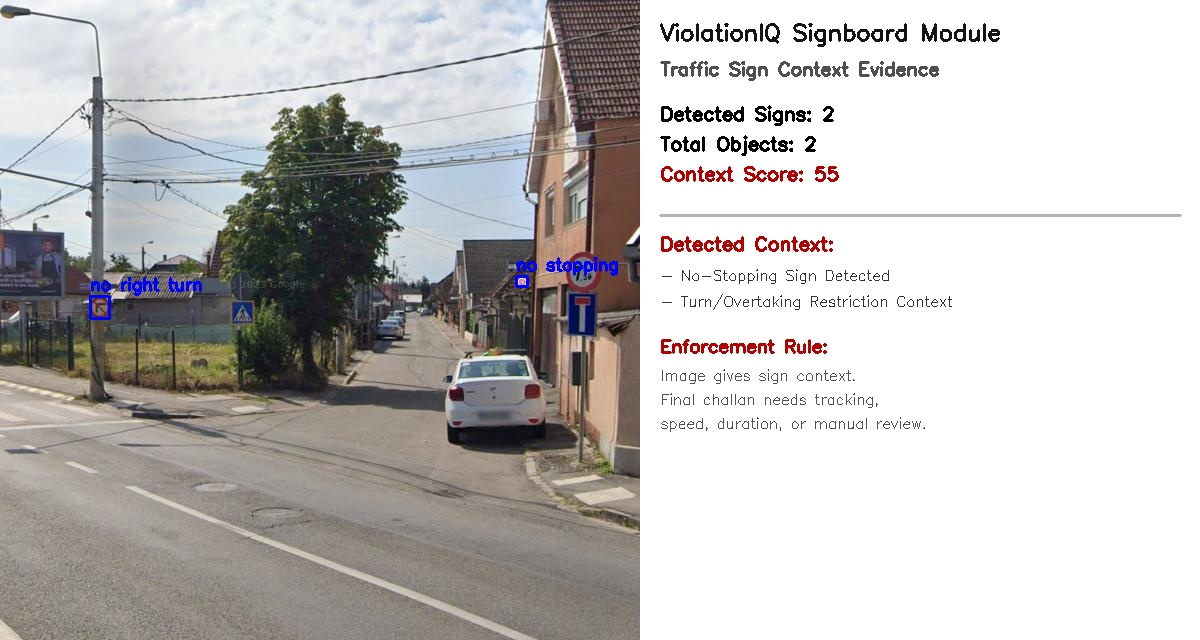
#> input picture outputs/FINAL_SHOWCASE/signboard_context/signboard_context_showcase_01.jpg, 1200 x 640 px, given as the content of the folder data/sample_images/signboard_showcase, which was not available
$ python process_signboard_showcase.py
#> lines starting #> are read from the running program, lines starting #| are printed output that depends on the picture; after the words box and inside, x2 and y2 are one past the last pixel; in counts of white or black regions, pixels touching at a corner belong together; pictures that were not available may be replaced by others from this repository, and a replacement may not be noted
#> in process_signboard_showcase, image is the input picture: shape (640, 1200, 3); mean B, G, R 189.4, 190.4, 192.9
import cv2
import json
import argparse
import xml.etree.ElementTree as ET
from pathlib import Path


# [35 lines left out: functions clean_label, context_text, not called in this run]


def read_voc(xml_path):
    boxes = []

    if not xml_path.exists():
        return boxes

    tree = ET.parse(xml_path)
    root = tree.getroot()

    for obj in root.findall("object"):
        name = obj.findtext("name")
        bnd = obj.find("bndbox")

        if bnd is None:
            continue

        x1 = int(float(bnd.findtext("xmin", 0)))
        y1 = int(float(bnd.findtext("ymin", 0)))
        x2 = int(float(bnd.findtext("xmax", 0)))
        y2 = int(float(bnd.findtext("ymax", 0)))

        boxes.append({
            "label": clean_label(name),
            "box": [x1, y1, x2, y2],
            "source": "VOC annotation"
        })

    return boxes


def draw_panel(image, detections, image_name):
#> called with image_name = 'signboard_context_showcase_01.jpg'
    canvas_w = 1280
    canvas_h = 720
    left_w = 850
    right_w = canvas_w - left_w

    h, w = image.shape[:2]
    image2 = cv2.resize(image, (left_w, canvas_h))
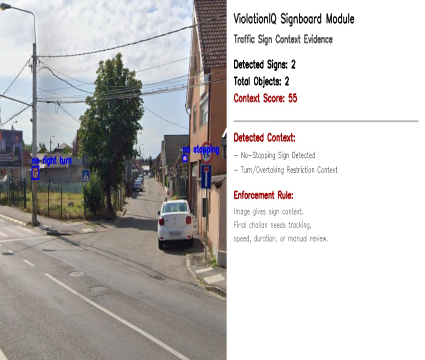
#> image2: shape (720, 850, 3) (shown at 1/2 size); mean B, G, R 189.3, 190.3, 192.8

    canvas = cv2.copyMakeBorder(
        image2,
        0,
        0,
        0,
        right_w,
        cv2.BORDER_CONSTANT,
        value=(245, 245, 245)
    )

    cv2.rectangle(canvas, (0, 0), (canvas_w, 82), (18, 24, 38), -1)
    cv2.putText(canvas, "ViolationIQ Signboard Context Module", (25, 35), cv2.FONT_HERSHEY_SIMPLEX, 0.82, (255, 255, 255), 2)
    cv2.putText(canvas, "Real road sign image -> context evidence -> manual review", (25, 65), cv2.FONT_HERSHEY_SIMPLEX, 0.52, (220, 240, 255), 2)

    sx = left_w / w
    sy = canvas_h / h

    for i, d in enumerate(detections, 1):
        x1, y1, x2, y2 = d["box"]

        ax1 = int(x1 * sx)
        ay1 = int(y1 * sy)
        ax2 = int(x2 * sx)
        ay2 = int(y2 * sy)

        color = (0, 180, 255)

        cv2.rectangle(canvas, (ax1, ay1), (ax2, ay2), color, 4)

        label = f"S{i}: {d['label']}"
        cv2.rectangle(canvas, (ax1, max(86, ay1 - 34)), (min(left_w - 5, ax1 + 360), ay1), color, -1)
        cv2.putText(canvas, label[:30], (ax1 + 8, max(108, ay1 - 10)), cv2.FONT_HERSHEY_SIMPLEX, 0.55, (0, 0, 0), 2)

    if detections:
        context, meaning = context_text(detections[0]["label"])
        status = "Detected"
    else:
        context = "Manual Review"
        meaning = "No strong signboard context found."
        status = "Manual Review"

    px = left_w + 25
    py = 125

    cv2.putText(canvas, "Context Summary", (px, py), cv2.FONT_HERSHEY_SIMPLEX, 0.72, (20, 20, 20), 2)
    py += 45

    rows = [
        "Image: " + image_name,
        "Status: " + status,
        "Context: " + context,
        "Detections: " + str(len(detections))
    ]

    for row in rows:
        cv2.putText(canvas, row[:40], (px, py), cv2.FONT_HERSHEY_SIMPLEX, 0.46, (45, 45, 45), 2)
        py += 31
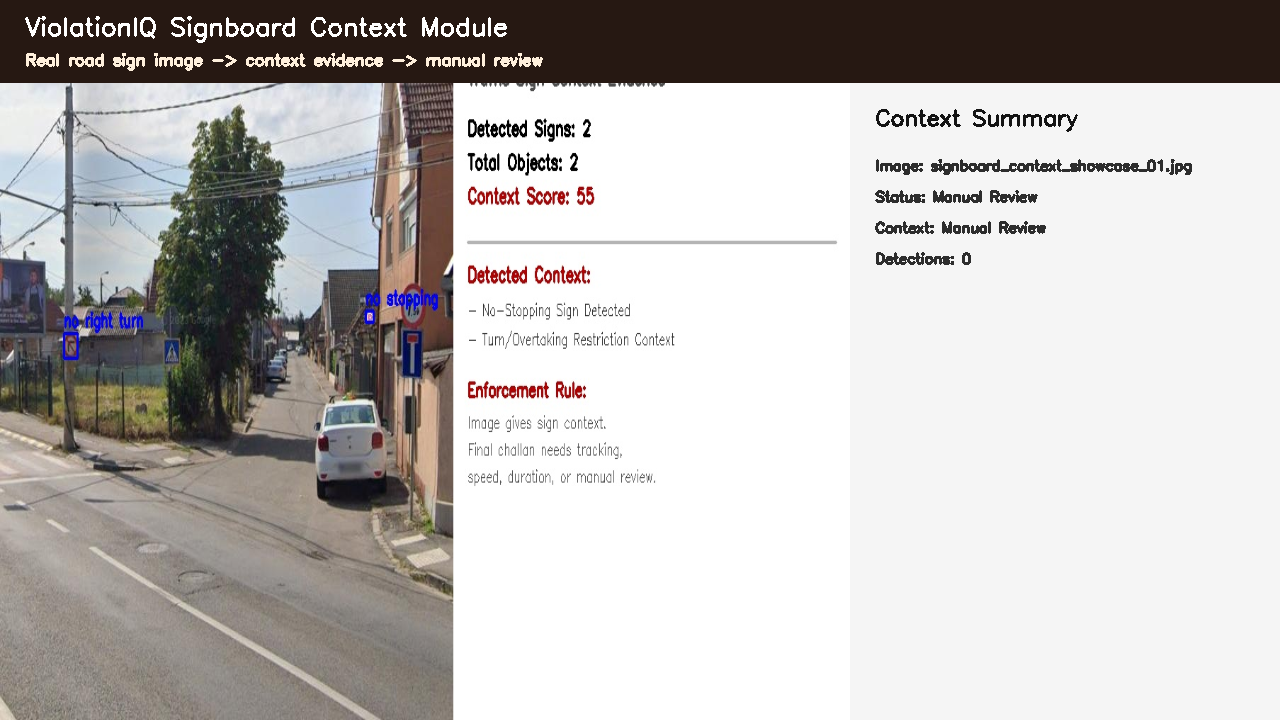
#> canvas: shape (720, 1280, 3); mean B, G, R 183.8, 185.4, 188.6
#> after the loop, py = 294

    py += 10
#> py = 304
    cv2.line(canvas, (px, py), (canvas_w - 25, py), (170, 170, 170), 2)
    py += 38
#> py = 342

    cv2.putText(canvas, "Decision", (px, py), cv2.FONT_HERSHEY_SIMPLEX, 0.62, (0, 0, 0), 2)
    py += 38
#> py = 380

    words = meaning.split()
    line = ""

    for word in words:
        if len(line + " " + word) < 35:
            line += " " + word
        else:
            cv2.putText(canvas, line.strip(), (px, py), cv2.FONT_HERSHEY_SIMPLEX, 0.45, (0, 80, 180), 1)
            py += 27
            line = word
#> this loop made 5 passes
#> py on pass 5: 407
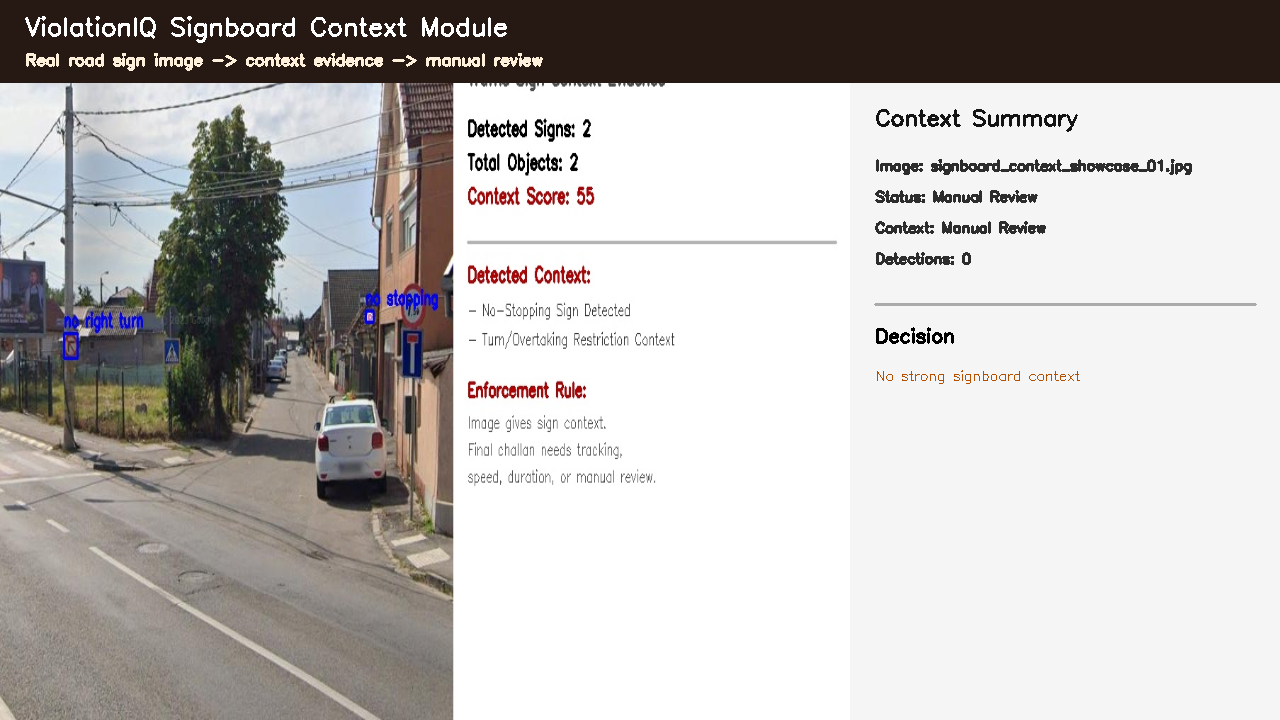
#> canvas: shape (720, 1280, 3); mean B, G, R 183.4, 185, 188.3
#> after the loop, py = 407

    if line:
        cv2.putText(canvas, line.strip(), (px, py), cv2.FONT_HERSHEY_SIMPLEX, 0.45, (0, 80, 180), 1)
#> canvas: shape (720, 1280, 3); 0.01% of pixels changed, all inside (x1, y1, x2, y2) = (876, 398, 918, 408)

    cv2.rectangle(canvas, (0, canvas_h - 58), (canvas_w, canvas_h), (255, 255, 255), -1)
    cv2.putText(canvas, "Safety: signboard context supports review; no automatic challan is generated.", (25, canvas_h - 22), cv2.FONT_HERSHEY_SIMPLEX, 0.58, (0, 100, 180), 2)
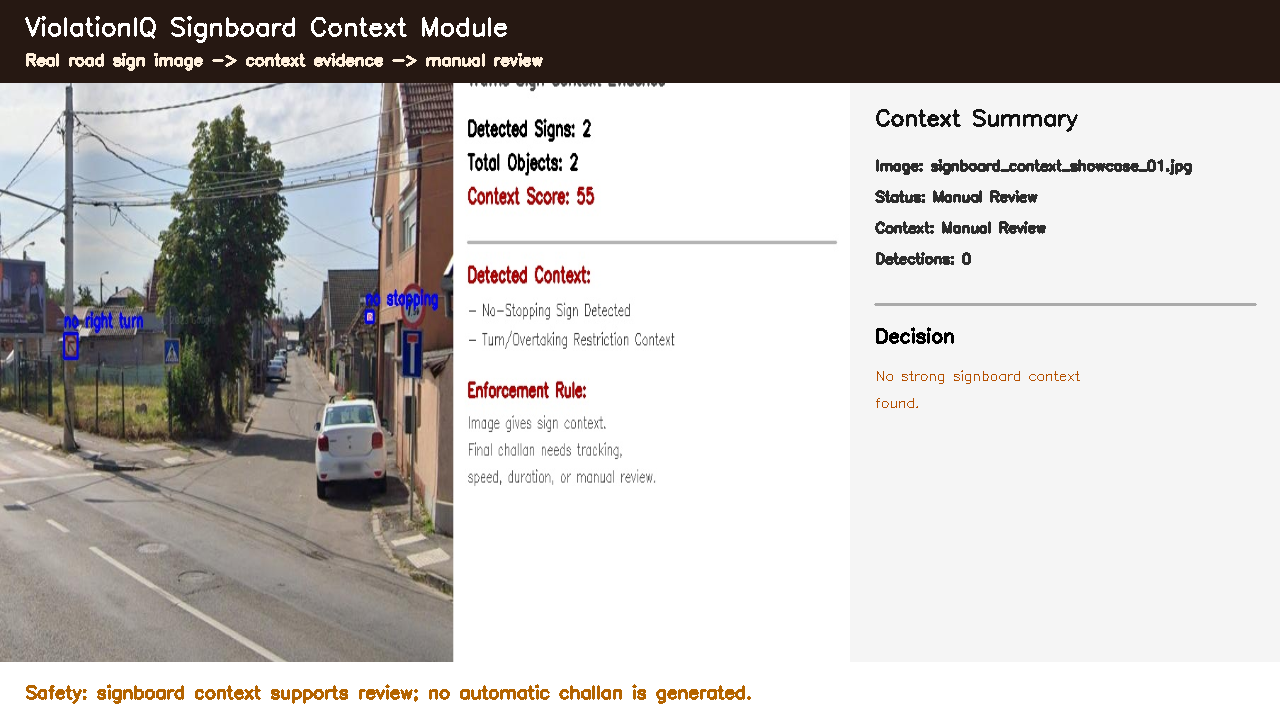
#> canvas: shape (720, 1280, 3); mean B, G, R 186, 187.9, 191.4

    return canvas, context, meaning, status


def process_signboard_showcase(input_dir="data/sample_images/signboard_showcase", out_dir="outputs/FINAL_SHOWCASE/signboard_context", model_path=None):
    input_dir = Path(input_dir)
    out_dir = Path(out_dir)
    out_dir.mkdir(parents=True, exist_ok=True)

    images = []
    images += list(input_dir.glob("*.jpg"))
    images += list(input_dir.glob("*.jpeg"))
    images += list(input_dir.glob("*.png"))
    images = sorted(images)[:5]

    reports = []

    for i, path in enumerate(images, 1):
        image = cv2.imread(str(path))

        if image is None:
            continue

        xml_path = path.with_suffix(".xml")
        detections = read_voc(xml_path)

        panel, context, meaning, status = draw_panel(image, detections, path.name)
#> context = 'Manual Review'; meaning = 'No strong signboard context found.'; status = 'Manual Review'

        out_img = out_dir / f"signboard_evidence_{i}.jpg"
        out_json = out_dir / f"signboard_report_{i}.json"

        cv2.imwrite(str(out_img), panel)

        report = {
            "module": "signboard_context",
            "input_image": str(path).replace("\\", "/"),
            "annotation": str(xml_path).replace("\\", "/"),
            "output_image": str(out_img).replace("\\", "/"),
            "status": status,
            "context": context,
            "meaning": meaning,
            "detections": detections,
            "safety": "Signboard context supports reviewer decision-making and does not trigger automatic challan."
        }

        with open(out_json, "w", encoding="utf-8") as f:
            json.dump(report, f, indent=4)

        reports.append(report)

    summary = {
        "module": "signboard_context",
        "images_processed": len(reports),
        "safety": "Signboard context supports review and is not used for automatic challan generation."
    }

    with open(out_dir / "signboard_summary.json", "w", encoding="utf-8") as f:
        json.dump(summary, f, indent=4)

    print("Signboard outputs:", len(reports))
#| Signboard outputs: 1


def main():
    parser = argparse.ArgumentParser()
    parser.add_argument("--input_dir", default="data/sample_images/signboard_showcase")
    parser.add_argument("--out_dir", default="outputs/FINAL_SHOWCASE/signboard_context")
    parser.add_argument("--model", default=None)
    args = parser.parse_args()

    process_signboard_showcase(args.input_dir, args.out_dir, args.model)


if __name__ == "__main__":
    main()

$ run again, on outputs/FINAL_SHOWCASE/signboard_context/signboard_context_showcase_05.jpg
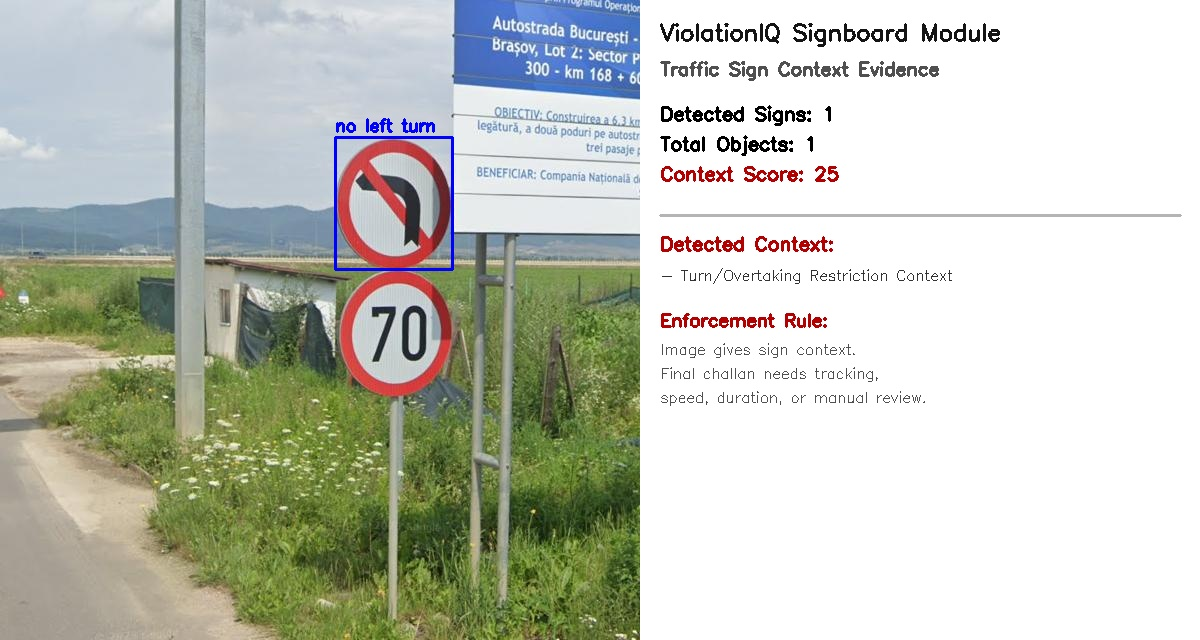
#> input picture outputs/FINAL_SHOWCASE/signboard_context/signboard_context_showcase_05.jpg, 1200 x 640 px, given as the content of the folder data/sample_images/signboard_showcase, which was not available
#> in process_signboard_showcase, image is the input picture: shape (640, 1200, 3); mean B, G, R 187.3, 197.9, 194.5
#> after the loop in draw_panel, `for row in rows:`: py = 294
#> in draw_panel, `py += 10`: py = 304
#> in draw_panel, `py += 38`: py = 342
#> in draw_panel, `py += 38`: py = 380
#> the loop in draw_panel, `for word in words:` made 5 passes
#> py on pass 5: 407
#> after the loop in draw_panel, `for word in words:`:
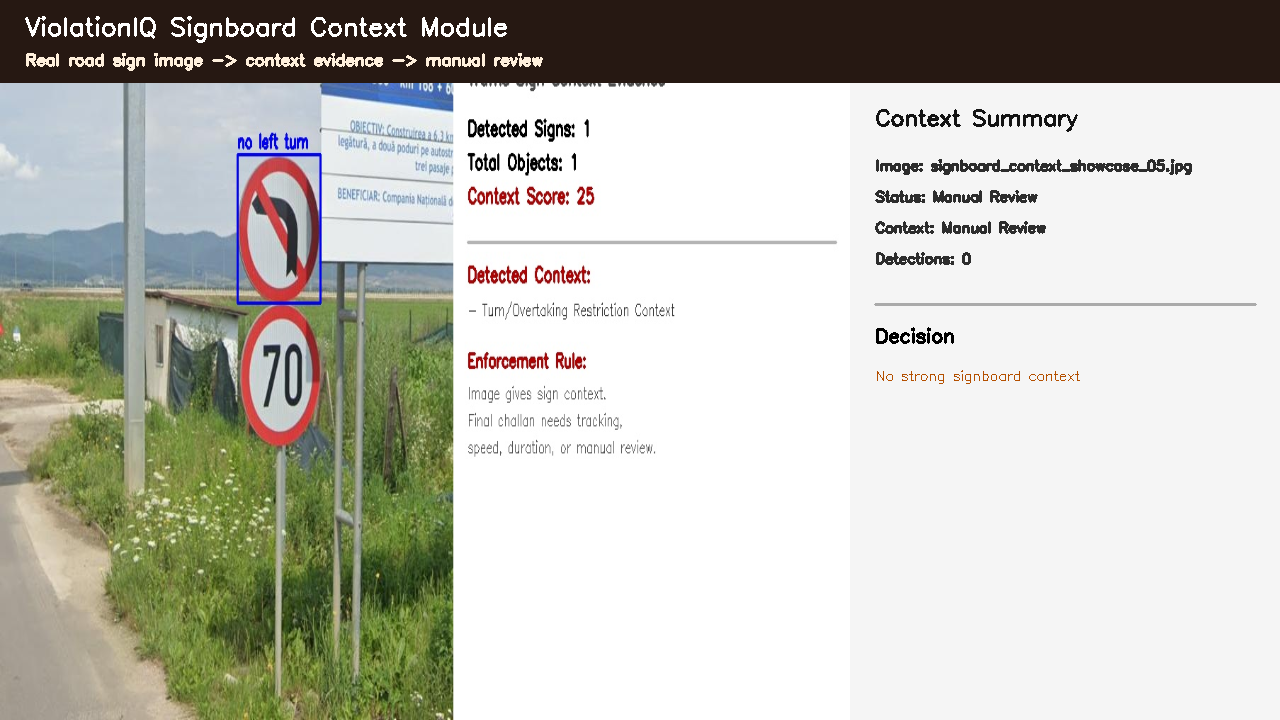
#> canvas: shape (720, 1280, 3); mean B, G, R 182, 190.8, 190.8
#> after the loop in draw_panel, `for word in words:`: py = 407
#> in draw_panel, `cv2.putText(canvas, "Safety: signboard context supports review; no aut..`:
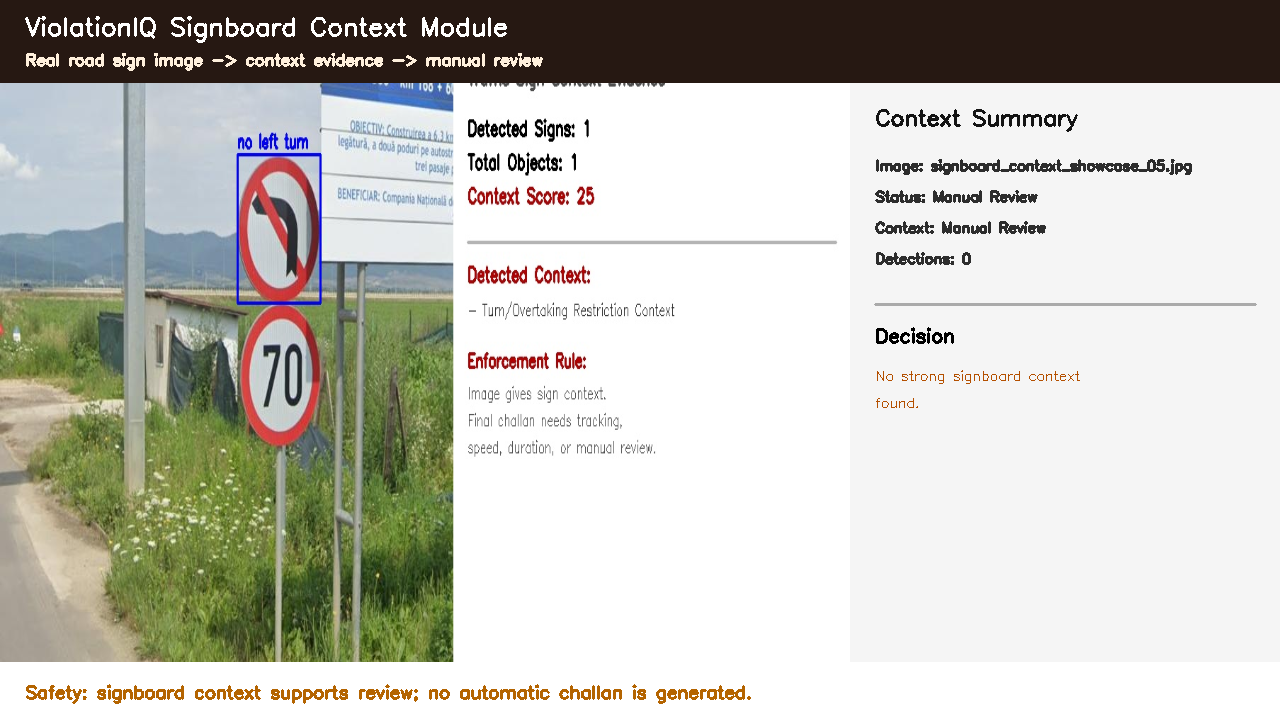
#> canvas: shape (720, 1280, 3); mean B, G, R 185.5, 193.5, 194
#> context = 'Manual Review'; meaning = 'No strong signboard context found.'; status = 'Manual Review'
#| Signboard outputs: 1
